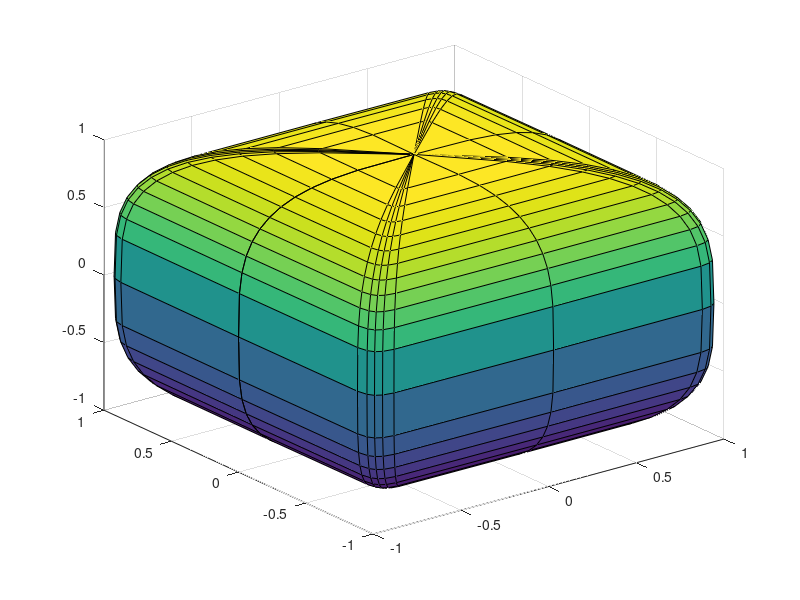

This chart was generated by the following MATLAB code:
function [xx,yy,zz] = superquad(n,e,m)
%SUPERQUAD Barr's "superquadrics" ellipsoid.
%   [x,y,z] = SUPERQUAD(n,e,m) is a generalized ellipsoid with
%   n = vertical roundness, e = horizontal roundness and m facets.
%   If values of n and e are not given, random values are supplied.
%   The default value of m is 24.
%
%   SUPERQUAD(...) , with no output arguments, does a SURF plot.
%
%   Ref: A. H. Barr, IEEE Computer Graphics and Applications, 1981,
%        or, Graphics Gems III, David Kirk, editor, 1992.
%
%   See also XPQUAD.

%   Copyright 1984-2014 The MathWorks, Inc.

if nargin < 3
   m = 24;
end
if nargin < 2
   e = max(0,1+randn);
end
if nargin < 1
   n = max(0,1+randn);
end

u = (-m:2:m)/m*pi;
v = u'/2;

cosv = cos(v);
sinv = sin(v);
cosu = cos(u);
sinu = sin(u);
cosv(1) = 0;
cosv(m+1) = 0;
sinu(1) = 0;
sinu(m+1) = 0;

t = sign(cosv) .* abs(cosv).^n ;
x = t * (sign(cosu) .* abs(cosu).^e );
y = t * (sign(sinu) .* abs(sinu).^e );
z = (sign(sinv) .* abs(sinv).^n ) *  ones(size(u));

if nargout == 0
   surf(x,y,z)
else
   xx = x;
   yy = y;
   zz = z;
end
